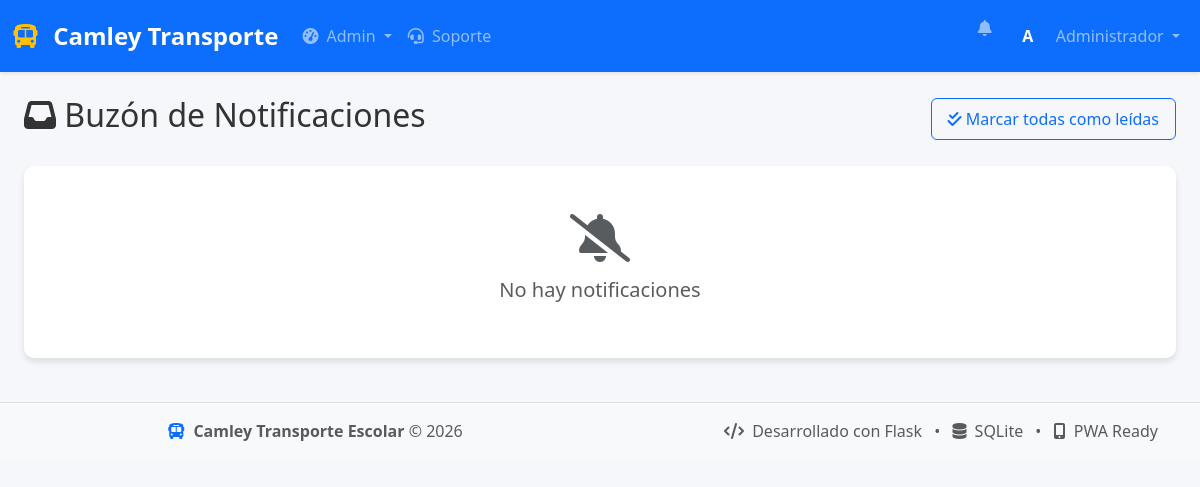
The page /notificaciones (signed in) on the database as committed earlier.
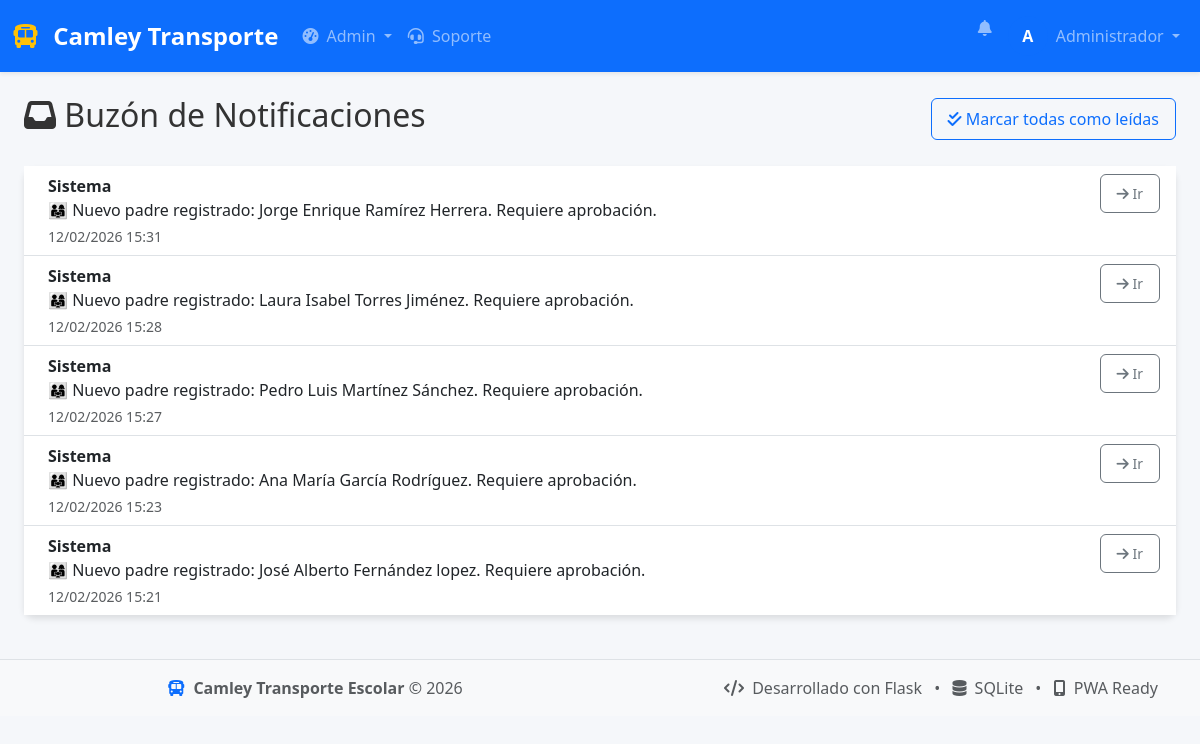
The same page on the database as committed later.
### database.py (models this page shows, shortened)
class Usuario(db.Model):
    __tablename__ = 'usuario'
    id = db.Column(db.Integer, primary_key=True)
    nombre = db.Column(db.String(100), nullable=False)
    email = db.Column(db.String(120), unique=True, nullable=False)
    password = db.Column(db.String(200), nullable=False)
    telefono = db.Column(db.String(20))
    direccion = db.Column(db.String(200))
    genero = db.Column(db.String(10))
    rol = db.Column(db.String(20), nullable=False)  # 'admin', 'padre', 'conductor'
    activo = db.Column(db.Boolean, default=True)
    fecha_registro = db.Column(db.DateTime, default=datetime.utcnow)
    hijos = db.relationship('Estudiante', backref='padre_rel',
                        foreign_keys='Estudiante.padre_id', lazy=True)
    rutas = db.relationship('Ruta', backref='conductor_rel',
                        foreign_keys='Ruta.conductor_id', lazy=True)
    notificaciones = db.relationship('Notificacion', backref='usuario', lazy=True)
    @property
    def is_authenticated(self):
        return True

class Notificacion(db.Model):
    __tablename__ = 'notificacion'
    id = db.Column(db.Integer, primary_key=True)
    usuario_id = db.Column(db.Integer, db.ForeignKey('usuario.id'), nullable=False)
    tipo = db.Column(db.String(50))  # sistema, pago, asistencia, retraso, estudiante
    mensaje = db.Column(db.Text, nullable=False)
    link = db.Column(db.String(200))
    fecha = db.Column(db.DateTime, default=datetime.utcnow)
    leida = db.Column(db.Boolean, default=False)

### app.py (the view)
@app.route('/notificaciones')
@login_required
def notificaciones():
    notificaciones = Notificacion.query.filter_by(usuario_id=current_user.id).order_by(Notificacion.fecha.desc()).all()
    return render_template('notificaciones.html', notificaciones=notificaciones)

### app.py (called while the page is built)
@login_manager.user_loader
def load_user(user_id):
    return Usuario.query.get(int(user_id))

@app.context_processor
def inject_now():
    return {'now': datetime.utcnow()}

### templates/notificaciones.html (shortened to what this page needs)
{% extends "base.html" %}
{% block content %}
<div class="container-fluid">
    <div class="d-flex justify-content-between align-items-center mb-4">
        <h2><i class="fas fa-inbox"></i> Buzón de Notificaciones</h2>
        <button class="btn btn-outline-primary" onclick="marcarTodas()">
            <i class="fas fa-check-double"></i> Marcar todas como leídas
        </button>
    </div>
    <div class="card">
        <div class="card-body p-0">
            {% if notificaciones %}
            <div class="list-group list-group-flush">
                {% for notif in notificaciones %}
                <div class="list-group-item d-flex justify-content-between align-items-start {% if not notif.leida %}list-group-item-info{% endif %}">
                    <div class="ms-2 me-auto">
                        <div class="fw-bold">
                            {% if notif.tipo == 'pago' %}Pago
                            {% elif notif.tipo == 'asistencia' %}Asistencia
                            {% elif notif.tipo == 'retraso' %}Retraso
                            {% elif notif.tipo == 'estudiante' %}Estudiante
                            {% else %}Sistema
                            {% endif %}
                        </div>
                        {{ notif.mensaje }}
                        <div class="text-muted small mt-1">{{ notif.fecha.strftime('%d/%m/%Y %H:%M') }}</div>
                    </div>
                    {% if notif.link %}
                    <a href="{{ notif.link }}" class="btn btn-sm btn-outline-secondary">
                        <i class="fas fa-arrow-right"></i> Ir
                    </a>
                    {% endif %}
                </div>
                {% endfor %}
            </div>
            {% else %}
            <div class="text-center py-5">
                <i class="fas fa-bell-slash fa-3x text-muted mb-3"></i>
                <h5 class="text-muted">No hay notificaciones</h5>
            </div>
            {% endif %}
        </div>
    </div>
</div>
{% endblock %}

### templates/base.html (shortened to what this page needs)
<!DOCTYPE html>
<html lang="es" data-bs-theme="{% if session.get('modo_oscuro') %}dark{% else %}light{% endif %}">
<head>
    <link href="https://cdn.jsdelivr.net/npm/bootstrap@5.3.0/dist/css/bootstrap.min.css" rel="stylesheet">
    <link rel="stylesheet" href="https://cdn.jsdelivr.net/npm/bootstrap-icons@1.11.3/font/bootstrap-icons.css">
    <link rel="stylesheet" href="https://cdnjs.cloudflare.com/ajax/libs/font-awesome/6.4.0/css/all.min.css">
    <link rel="stylesheet" href="https://unpkg.com/leaflet@1.9.4/dist/leaflet.css" />
    <link rel="stylesheet" href="{{ url_for('static', filename='css/style.css') }}">
</head>
<body class="{% if session.get('modo_oscuro') %}dark-mode{% endif %}">
    <nav class="navbar navbar-expand-lg navbar-dark bg-primary shadow-sm">
        <div class="container-fluid">
            <a class="navbar-brand" href="{{ url_for('index') }}">
                <i class="fas fa-bus me-2"></i>
                <strong>Camley Transporte</strong>
            </a>
            <div class="collapse navbar-collapse" id="navbarMain">
                <ul class="navbar-nav me-auto">
                    {% if current_user.is_authenticated %}
                        {% if current_user.rol == 'admin' %}
                        <li class="nav-item dropdown">
                            <a class="nav-link dropdown-toggle" href="#" role="button" data-bs-toggle="dropdown">
                                <i class="fas fa-tachometer-alt me-1"></i> Admin
                            </a>
                        </li>
                        <li class="nav-item">
                            <a class="nav-link" href="{{ url_for('admin_soporte') }}">
                                <i class="fas fa-headset me-1"></i> Soporte
                            </a>
                        </li>
                        {% endif %}
                    {% endif %}
                </ul>
                <ul class="navbar-nav ms-auto">
                    {% if current_user.is_authenticated %}
                        <li class="nav-item dropdown">
                            <a class="nav-link position-relative" href="#" role="button" data-bs-toggle="dropdown">
                                <i class="fas fa-bell"></i>
                                {% set unread_notifications = [] %}
                                {% for notif in current_user.notificaciones if not notif.leida %}
                                    {% set _ = unread_notifications.append(notif) %}
                                {% endfor %}
                            </a>
                        </li>
                        <li class="nav-item dropdown">
                            <a class="nav-link dropdown-toggle" href="#" role="button" data-bs-toggle="dropdown">
                                <div class="d-inline-flex align-items-center">
                                    <div class="user-avatar me-2">
                                        {{ current_user.nombre[0]|upper }}
                                    </div>
                                    <span class="d-none d-md-inline">{{ current_user.nombre }}</span>
                                </div>
                            </a>
                        </li>
                    {% endif %}
                </ul>
            </div>
        </div>
    </nav>
    <main class="container-fluid py-4">
        {% block content %}{% endblock %}
    </main>
    <footer class="footer mt-auto py-3 bg-light border-top">
        <div class="container">
            <div class="row">
                <div class="col-md-6">
                    <span class="text-muted">
                        <i class="fas fa-bus text-primary me-1"></i>
                        <strong>Camley Transporte Escolar</strong> &copy; {{ now.year if now else '2024' }}
                    </span>
                </div>
                <div class="col-md-6 text-end">
                    <span class="text-muted">
                        <i class="fas fa-code me-1"></i> Desarrollado con Flask
                        <span class="mx-2">•</span>
                        <i class="fas fa-database me-1"></i> SQLite
                        <span class="mx-2">•</span>
                        <i class="fas fa-mobile-alt me-1"></i> PWA Ready
                    </span>
                </div>
            </div>
        </div>
    </footer>
</body>
</html>

### static/css/style.css (style rules this page uses)
:root { --primary-color: #0d6efd; --secondary-color: #6c757d; --success-color: #198754; --danger-color: #dc3545; --warning-color: #ffc107; --info-color: #0dcaf0; --light-color: #f8f9fa; --dark-color: #212529; }
body { font-family: 'Segoe UI', Tahoma, Geneva, Verdana, sans-serif; background-color: #f5f7fa; color: #333; transition: background-color 0.3s, color 0.3s; min-height: 100vh; }
.navbar-brand { font-weight: 700; font-size: 1.5rem; }
.navbar-brand i { color: #ffc107; }
.user-avatar { width: 40px; height: 40px; border-radius: 50%; background-color: var(--primary-color); color: white; display: flex; align-items: center; justify-content: center; font-weight: bold; }
.card { border-radius: 10px; box-shadow: 0 4px 6px rgba(0, 0, 0, 0.1); border: none; transition: transform 0.3s, box-shadow 0.3s; margin-bottom: 20px; }
.btn { border-radius: 6px; font-weight: 500; padding: 8px 16px; transition: all 0.3s; }
.footer { margin-top: 40px; padding: 20px 0; background-color: var(--dark-color); color: white; text-align: center; }

Rows that differ between the two databases and show on the page:
added Notificacion: tipo "Sistema", mensaje "👨‍👩‍👧 Nuevo padre registrado: Jorge Enrique Ramírez Herrera. Requiere aprobación.", fecha "12/02/2026 15:31"
added Notificacion: tipo "Sistema", mensaje "👨‍👩‍👧 Nuevo padre registrado: Laura Isabel Torres Jiménez. Requiere aprobación.", fecha "12/02/2026 15:28"
added Notificacion: tipo "Sistema", mensaje "👨‍👩‍👧 Nuevo padre registrado: Pedro Luis Martínez Sánchez. Requiere aprobación.", fecha "12/02/2026 15:27"
added Notificacion: tipo "Sistema", mensaje "👨‍👩‍👧 Nuevo padre registrado: Ana María García Rodríguez. Requiere aprobación.", fecha "12/02/2026 15:23"
added Notificacion: tipo "Sistema", mensaje "👨‍👩‍👧 Nuevo padre registrado: José Alberto Fernández lopez. Requiere aprobación.", fecha "12/02/2026 15:21"
Other text that changed with them:
text no longer shown: "No hay notificaciones"
